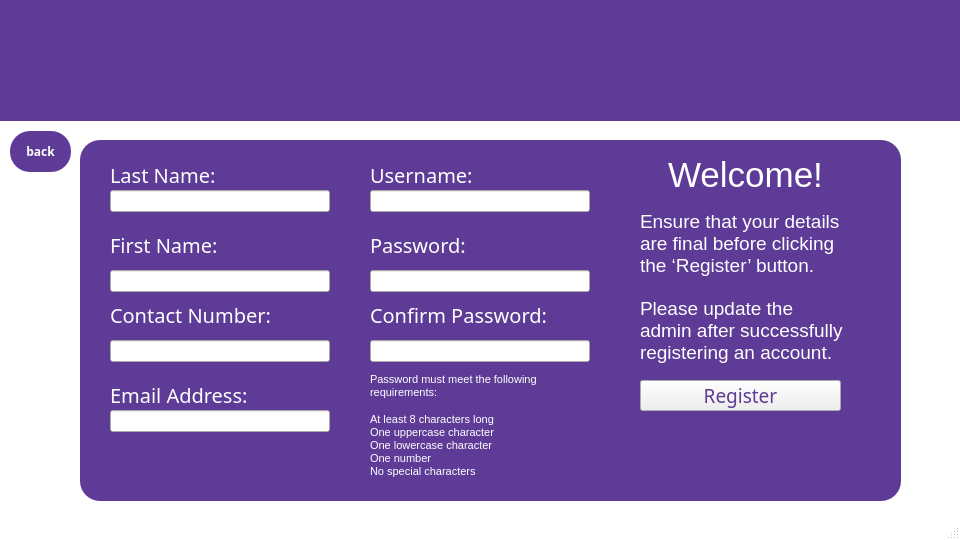
<?xml version="1.0" encoding="UTF-8"?>
<ui version="4.0">
 <class>MainWindow</class>
 <widget class="QMainWindow" name="MainWindow">
  <property name="geometry">
   <rect>
    <x>0</x>
    <y>0</y>
    <width>960</width>
    <height>540</height>
   </rect>
  </property>
  <property name="windowTitle">
   <string>MainWindow</string>
  </property>
  <property name="styleSheet">
   <string notr="true">QMainWindow
{
background:white;
}</string>
  </property>
  <widget class="QWidget" name="centralwidget">
   <widget class="QPushButton" name="back">
    <property name="geometry">
     <rect>
      <x>10</x>
      <y>131</y>
      <width>61</width>
      <height>41</height>
     </rect>
    </property>
    <property name="font">
     <font>
      <family>Arial Black</family>
      <bold>true</bold>
     </font>
    </property>
    <property name="styleSheet">
     <string notr="true">QPushButton
{
background-color: #5e3b96;
color:white;
 border-radius:20px;
}</string>
    </property>
    <property name="text">
     <string>back</string>
    </property>
   </widget>
   <widget class="QLabel" name="BGviolet">
    <property name="geometry">
     <rect>
      <x>0</x>
      <y>0</y>
      <width>961</width>
      <height>121</height>
     </rect>
    </property>
    <property name="styleSheet">
     <string notr="true">QLabel
{
background: #5e3b96;
}</string>
    </property>
    <property name="text">
     <string/>
    </property>
   </widget>
   <widget class="QLabel" name="BGviolet_2">
    <property name="geometry">
     <rect>
      <x>80</x>
      <y>140</y>
      <width>821</width>
      <height>361</height>
     </rect>
    </property>
    <property name="styleSheet">
     <string notr="true">QLabel
{
background: #5e3b96;
border-radius:20px;
}</string>
    </property>
    <property name="text">
     <string/>
    </property>
   </widget>
   <widget class="QLabel" name="label">
    <property name="geometry">
     <rect>
      <x>110</x>
      <y>160</y>
      <width>141</width>
      <height>29</height>
     </rect>
    </property>
    <property name="font">
     <font>
      <family>Arial Black</family>
      <pointsize>15</pointsize>
     </font>
    </property>
    <property name="styleSheet">
     <string notr="true">QLabel
{
color:white;
}</string>
    </property>
    <property name="text">
     <string>Last Name:</string>
    </property>
   </widget>
   <widget class="QLineEdit" name="lname">
    <property name="geometry">
     <rect>
      <x>110</x>
      <y>190</y>
      <width>220</width>
      <height>22</height>
     </rect>
    </property>
    <property name="text">
     <string/>
    </property>
   </widget>
   <widget class="QLabel" name="label_2">
    <property name="geometry">
     <rect>
      <x>110</x>
      <y>230</y>
      <width>151</width>
      <height>29</height>
     </rect>
    </property>
    <property name="font">
     <font>
      <family>Arial Black</family>
      <pointsize>15</pointsize>
     </font>
    </property>
    <property name="styleSheet">
     <string notr="true">QLabel
{
color:white;
}</string>
    </property>
    <property name="text">
     <string>First Name:</string>
    </property>
   </widget>
   <widget class="QLineEdit" name="fname">
    <property name="geometry">
     <rect>
      <x>110</x>
      <y>270</y>
      <width>220</width>
      <height>22</height>
     </rect>
    </property>
   </widget>
   <widget class="QLabel" name="label_3">
    <property name="geometry">
     <rect>
      <x>110</x>
      <y>300</y>
      <width>211</width>
      <height>29</height>
     </rect>
    </property>
    <property name="font">
     <font>
      <family>Arial Black</family>
      <pointsize>15</pointsize>
     </font>
    </property>
    <property name="styleSheet">
     <string notr="true">QLabel
{
color:white;
}</string>
    </property>
    <property name="text">
     <string>Contact Number:</string>
    </property>
   </widget>
   <widget class="QLineEdit" name="contactnum">
    <property name="geometry">
     <rect>
      <x>110</x>
      <y>340</y>
      <width>220</width>
      <height>22</height>
     </rect>
    </property>
   </widget>
   <widget class="QLabel" name="label_4">
    <property name="geometry">
     <rect>
      <x>110</x>
      <y>380</y>
      <width>191</width>
      <height>29</height>
     </rect>
    </property>
    <property name="font">
     <font>
      <family>Arial Black</family>
      <pointsize>15</pointsize>
     </font>
    </property>
    <property name="styleSheet">
     <string notr="true">QLabel
{
color:white;
}</string>
    </property>
    <property name="text">
     <string>Email Address:</string>
    </property>
   </widget>
   <widget class="QLineEdit" name="email">
    <property name="geometry">
     <rect>
      <x>110</x>
      <y>410</y>
      <width>220</width>
      <height>22</height>
     </rect>
    </property>
   </widget>
   <widget class="QLabel" name="label_5">
    <property name="geometry">
     <rect>
      <x>370</x>
      <y>160</y>
      <width>141</width>
      <height>29</height>
     </rect>
    </property>
    <property name="font">
     <font>
      <family>Arial Black</family>
      <pointsize>15</pointsize>
     </font>
    </property>
    <property name="styleSheet">
     <string notr="true">QLabel
{
color:white;
}</string>
    </property>
    <property name="text">
     <string>Username:</string>
    </property>
   </widget>
   <widget class="QLineEdit" name="username">
    <property name="geometry">
     <rect>
      <x>370</x>
      <y>190</y>
      <width>220</width>
      <height>22</height>
     </rect>
    </property>
   </widget>
   <widget class="QLabel" name="label_6">
    <property name="geometry">
     <rect>
      <x>370</x>
      <y>230</y>
      <width>171</width>
      <height>29</height>
     </rect>
    </property>
    <property name="font">
     <font>
      <family>Arial Black</family>
      <pointsize>15</pointsize>
     </font>
    </property>
    <property name="styleSheet">
     <string notr="true">QLabel
{
color:white;
}</string>
    </property>
    <property name="text">
     <string>Password:</string>
    </property>
   </widget>
   <widget class="QLineEdit" name="password">
    <property name="geometry">
     <rect>
      <x>370</x>
      <y>270</y>
      <width>220</width>
      <height>22</height>
     </rect>
    </property>
    <property name="text">
     <string/>
    </property>
   </widget>
   <widget class="QLabel" name="label_7">
    <property name="geometry">
     <rect>
      <x>370</x>
      <y>300</y>
      <width>211</width>
      <height>29</height>
     </rect>
    </property>
    <property name="font">
     <font>
      <family>Arial Black</family>
      <pointsize>15</pointsize>
     </font>
    </property>
    <property name="styleSheet">
     <string notr="true">QLabel
{
color:white;
}</string>
    </property>
    <property name="text">
     <string>Confirm Password:</string>
    </property>
   </widget>
   <widget class="QLineEdit" name="confirm_password">
    <property name="geometry">
     <rect>
      <x>370</x>
      <y>340</y>
      <width>220</width>
      <height>22</height>
     </rect>
    </property>
   </widget>
   <widget class="QLabel" name="label_8">
    <property name="geometry">
     <rect>
      <x>370</x>
      <y>370</y>
      <width>241</width>
      <height>111</height>
     </rect>
    </property>
    <property name="font">
     <font>
      <family>Arial</family>
     </font>
    </property>
    <property name="styleSheet">
     <string notr="true">QLabel
{
color:white;
}</string>
    </property>
    <property name="text">
     <string>&lt;html&gt;&lt;head/&gt;&lt;body&gt;&lt;p&gt;&lt;span style=&quot; font-size:8pt; color:#ffffff;&quot;&gt;Password must meet the following &lt;br/&gt;requirements:&lt;br/&gt;&lt;br/&gt;At least 8 characters long&lt;br/&gt;One uppercase character &lt;br/&gt;One lowercase character&lt;br/&gt;One number&lt;br/&gt;No special characters&lt;/span&gt;&lt;/p&gt;&lt;/body&gt;&lt;/html&gt;</string>
    </property>
   </widget>
   <widget class="QLabel" name="label_9">
    <property name="geometry">
     <rect>
      <x>650</x>
      <y>120</y>
      <width>191</width>
      <height>111</height>
     </rect>
    </property>
    <property name="font">
     <font>
      <family>Arial</family>
      <pointsize>12</pointsize>
      <bold>false</bold>
     </font>
    </property>
    <property name="styleSheet">
     <string notr="true">QLabel
{
font-size:15;
color:white;
}</string>
    </property>
    <property name="text">
     <string>&lt;html&gt;&lt;head/&gt;&lt;body&gt;&lt;p align=&quot;center&quot;&gt;&lt;span style=&quot; font-size:26pt; font-weight:400;&quot;&gt;Welcome!&lt;/span&gt;&lt;/p&gt;&lt;/body&gt;&lt;/html&gt;</string>
    </property>
   </widget>
   <widget class="QLabel" name="label_10">
    <property name="geometry">
     <rect>
      <x>640</x>
      <y>210</y>
      <width>251</width>
      <height>101</height>
     </rect>
    </property>
    <property name="font">
     <font>
      <family>Arial</family>
     </font>
    </property>
    <property name="styleSheet">
     <string notr="true">QLabel
{
color:white;
}</string>
    </property>
    <property name="text">
     <string>&lt;html&gt;&lt;head/&gt;&lt;body&gt;&lt;p align=&quot;justify&quot;&gt;&lt;span style=&quot; font-size:14pt;&quot;&gt;Ensure that your details &lt;br/&gt;are final before clicking &lt;br/&gt;the ‘Register’ button.&lt;/span&gt;&lt;/p&gt;&lt;p align=&quot;justify&quot;&gt;&lt;span style=&quot; font-size:14pt;&quot;&gt;&lt;br/&gt;&lt;/span&gt;&lt;/p&gt;&lt;/body&gt;&lt;/html&gt;</string>
    </property>
   </widget>
   <widget class="QLabel" name="label_11">
    <property name="geometry">
     <rect>
      <x>640</x>
      <y>280</y>
      <width>251</width>
      <height>101</height>
     </rect>
    </property>
    <property name="font">
     <font>
      <family>Arial</family>
     </font>
    </property>
    <property name="styleSheet">
     <string notr="true">QLabel
{
color:white;
}</string>
    </property>
    <property name="text">
     <string>&lt;html&gt;&lt;head/&gt;&lt;body&gt;&lt;p&gt;&lt;span style=&quot; font-size:14pt;&quot;&gt;Please update the &lt;br/&gt;admin after successfully&lt;br/&gt;registering an account.&lt;/span&gt;&lt;/p&gt;&lt;/body&gt;&lt;/html&gt;</string>
    </property>
   </widget>
   <widget class="QPushButton" name="register_2">
    <property name="geometry">
     <rect>
      <x>640</x>
      <y>380</y>
      <width>201</width>
      <height>31</height>
     </rect>
    </property>
    <property name="font">
     <font>
      <family>Arial Black</family>
      <pointsize>14</pointsize>
     </font>
    </property>
    <property name="styleSheet">
     <string notr="true">QPushButton
{
color:#5e3b96;
}
QPushButton
{
border-radius-15px;
}</string>
    </property>
    <property name="text">
     <string>Register</string>
    </property>
   </widget>
   <widget class="QLabel" name="label_12">
    <property name="geometry">
     <rect>
      <x>260</x>
      <y>0</y>
      <width>421</width>
      <height>121</height>
     </rect>
    </property>
    <property name="text">
     <string/>
    </property>
    <property name="pixmap">
     <pixmap>../logos/logog.jpg</pixmap>
    </property>
    <property name="scaledContents">
     <bool>true</bool>
    </property>
   </widget>
   <zorder>BGviolet_2</zorder>
   <zorder>back</zorder>
   <zorder>BGviolet</zorder>
   <zorder>label</zorder>
   <zorder>lname</zorder>
   <zorder>label_2</zorder>
   <zorder>fname</zorder>
   <zorder>label_3</zorder>
   <zorder>contactnum</zorder>
   <zorder>label_4</zorder>
   <zorder>email</zorder>
   <zorder>label_5</zorder>
   <zorder>username</zorder>
   <zorder>label_6</zorder>
   <zorder>password</zorder>
   <zorder>label_7</zorder>
   <zorder>confirm_password</zorder>
   <zorder>label_8</zorder>
   <zorder>label_9</zorder>
   <zorder>label_10</zorder>
   <zorder>label_11</zorder>
   <zorder>register_2</zorder>
   <zorder>label_12</zorder>
  </widget>
  <widget class="QMenuBar" name="menubar">
   <property name="geometry">
    <rect>
     <x>0</x>
     <y>0</y>
     <width>960</width>
     <height>22</height>
    </rect>
   </property>
  </widget>
  <widget class="QStatusBar" name="statusbar"/>
 </widget>
 <resources/>
 <connections/>
</ui>
